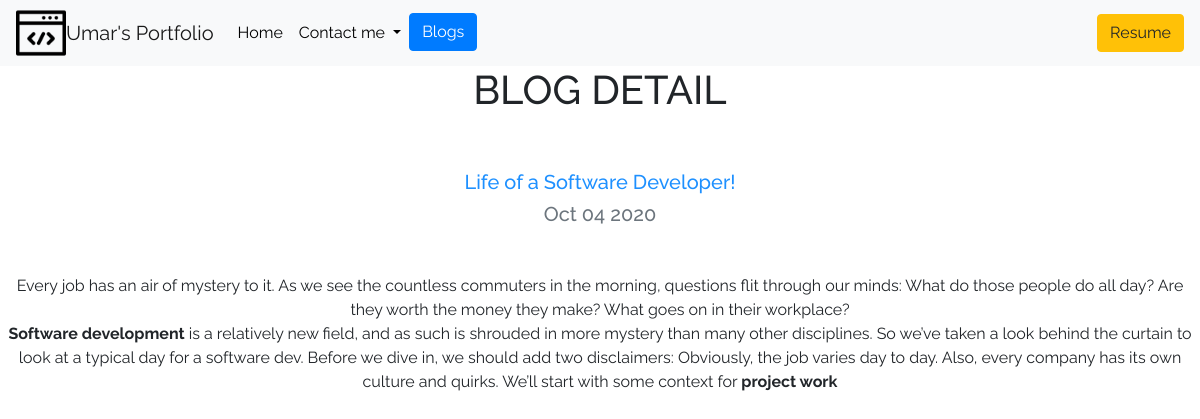
The page /blog/1 on the database its author committed.
### blog/models.py (models this page shows, shortened)
class Blog(models.Model):
    title = models.CharField(max_length=100)
    description = models.CharField(max_length=20000)
    date = models.DateField(max_length=20)

### blog/views.py (the view)
# urls.py: path('<int:blog_id>',views.details, name= 'details')
def details(request,blog_id):
    blog = get_object_or_404(Blog, pk=blog_id)
    return render(request,'blog/details.html',{'blog':blog})

### blog/templates/blog/details.html
{% extends 'portfolio/base.html' %}
{% block content %}
<div style="text-align: center;">
    <h1> BLOG DETAIL</h1>
    <br>
    <br>
    <h5 style="color: dodgerblue;">{{blog.title}}</h5>
    <h5 class="text-center text-muted mb-5">{{blog.date|date:'M d Y'}}</h5>
    <p>{{blog.description|safe}}</p>
</div>
{% endblock %}

### portfolio/static/portfolio/custom.css (style rules this page uses)
body { font-family: 'Raleway', sans-serif; }

### rows shown on the page
Blog: title "Life of a Software Developer!", date "Oct 04 2020", description "Every job has an air of mystery to it. As we see the countless commuters in the morning, questions flit through our minds: What do those people do all day? Are they worth the money they make? What goes on in their workplace? Software development is a relatively new field, and as such is shrouded in more mystery than many other disciplines. So we’ve taken a look behind the curtain to look at a typical day for a software dev. Before we dive in, we should add two disclaimers: Obviously, the job varies day to day. Also, every company has its own culture and quirks. We’ll start with some context for project work"
